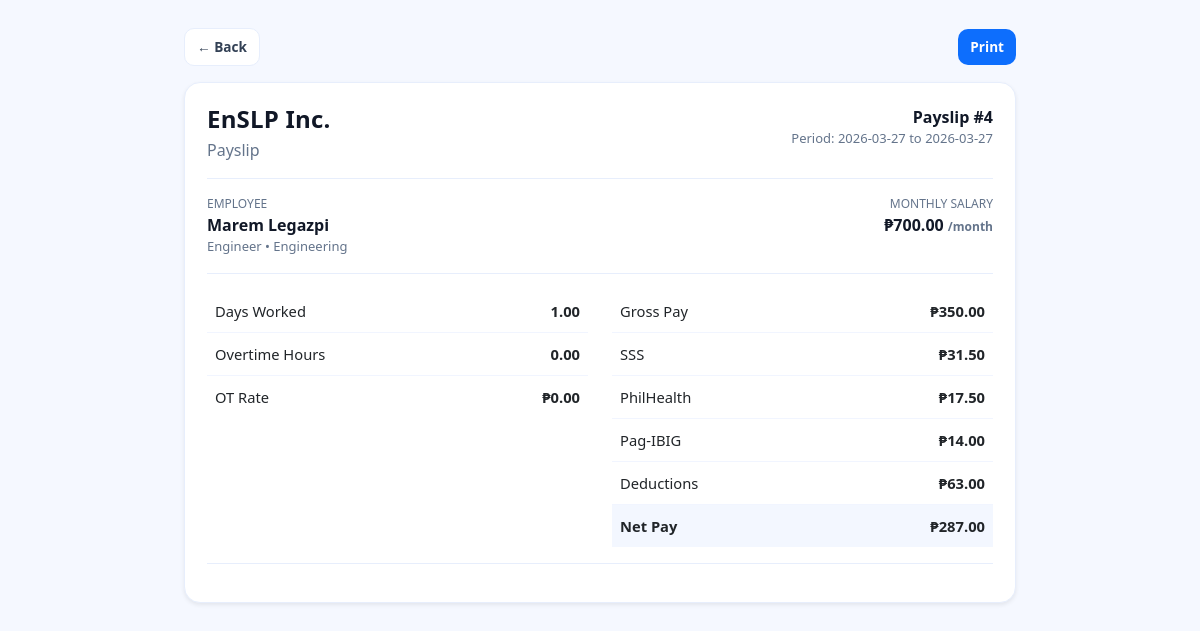
Page /payslip.php?id=4 on the committed database.
### tables this page shows
CREATE TABLE `payroll` (
  `id` int(11) NOT NULL,
  `employee_id` int(11) NOT NULL,
  `period_start` date NOT NULL,
  `period_end` date NOT NULL,
  `days_worked` decimal(5,2) NOT NULL DEFAULT 0.00,
  `overtime_hours` decimal(5,2) NOT NULL DEFAULT 0.00,
  `overtime_rate` decimal(10,2) NOT NULL DEFAULT 0.00,
  `deductions` decimal(10,2) NOT NULL DEFAULT 0.00,
  `gross_pay` decimal(10,2) NOT NULL DEFAULT 0.00,
  `net_pay` decimal(10,2) NOT NULL DEFAULT 0.00,
  `created_at` timestamp NOT NULL DEFAULT current_timestamp(),
  `pay_type` varchar(20) NOT NULL DEFAULT 'REGULAR',
  `basic_pay` decimal(10,2) NOT NULL DEFAULT 0.00,
  `overtime_pay` decimal(10,2) NOT NULL DEFAULT 0.00,
  `allowances` decimal(10,2) NOT NULL DEFAULT 0.00,
  `sss` decimal(10,2) NOT NULL DEFAULT 0.00,
  `philhealth` decimal(10,2) NOT NULL DEFAULT 0.00,
  `pagibig` decimal(10,2) NOT NULL DEFAULT 0.00,
  `other_deductions` decimal(10,2) NOT NULL DEFAULT 0.00
);

CREATE TABLE `employees` (
  `id` int(11) NOT NULL,
  `full_name` varchar(255) NOT NULL,
  `position` varchar(100) DEFAULT NULL,
  `department` varchar(100) DEFAULT NULL,
  `employment_status` varchar(50) DEFAULT NULL,
  `date_hired` date DEFAULT NULL,
  `salary_type` enum('Daily','Monthly') NOT NULL DEFAULT 'Daily',
  `salary_amount` decimal(10,2) NOT NULL DEFAULT 0.00,
  `contact_no` varchar(20) DEFAULT NULL,
  `daily_rate` decimal(10,2) DEFAULT NULL,
  `status` enum('Active','Inactive') DEFAULT 'Active',
  `monthly_salary` decimal(10,2) NOT NULL DEFAULT 0.00
);

### payslip.php (the view, shortened to what this page needs)
<?php
include 'config.php';
$id = (int)($_GET['id'] ?? 0);
function peso($n) { return number_format((float)$n, 2); }
function num($v) { return is_numeric($v) ? (float)$v : 0.0; }
$stmt = $conn->prepare("
  SELECT
    pr.*,
    e.full_name, e.department, e.position,
    e.salary_type, e.salary_amount,
    e.daily_rate, e.monthly_salary
  FROM payroll pr
  JOIN employees e ON e.id = pr.employee_id
  WHERE pr.id = ?
  LIMIT 1
");
$stmt->execute([$id]);
$row = $stmt->fetch();
$company = "EnSLP Inc.";
$salary_type = $row['salary_type'] ?? '';
$salary_amount = num($row['salary_amount'] ?? 0);
$rateLabel = ($salary_type === 'Monthly') ? 'MONTHLY SALARY' : 'DAILY RATE';
$rateSuffix = ($salary_type === 'Monthly') ? '/month' : '/day';
$sss        = num($row['sss'] ?? 0);
$philhealth = num($row['philhealth'] ?? 0);
$pagibig    = num($row['pagibig'] ?? 0);
$other_ded  = num($row['other_deductions'] ?? 0);
$final_deductions = $sss + $philhealth + $pagibig + $other_ded;
$gross = num($row['gross_pay'] ?? 0);
$net   = num($row['net_pay'] ?? 0);
?>
<!DOCTYPE html>
<html lang="en">
<head>
  <link href="https://cdn.jsdelivr.net/npm/bootstrap@5.3.0/dist/css/bootstrap.min.css" rel="stylesheet">
</head>
<body>
<div class="wrap">
  <div class="d-flex justify-content-between align-items-center mb-3 no-print">
    <a href="payroll.php" class="btn btn-outline-secondary btn-sm">← Back</a>
    <button class="btn btn-dark btn-sm" onclick="window.print()">Print</button>
  </div>
  <div class="cardx shadow-sm">
    <div class="d-flex justify-content-between align-items-start">
      <div>
        <h4 class="fw-bold mb-1"><?= htmlspecialchars($company) ?></h4>
        <div class="muted">Payslip</div>
      </div>
      <div class="text-end">
        <div class="fw-semibold">Payslip #<?= (int)$row['id'] ?></div>
        <div class="muted" style="font-size:13px;">
          Period: <?= htmlspecialchars($row['period_start']) ?> to <?= htmlspecialchars($row['period_end']) ?>
        </div>
      </div>
    </div>
    <div class="line"></div>
    <div class="row g-3">
      <div class="col-md-6">
        <div class="muted" style="font-size:12px;">EMPLOYEE</div>
        <div class="fw-semibold"><?= htmlspecialchars($row['full_name']) ?></div>
        <div class="muted" style="font-size:13px;">
          <?= htmlspecialchars($row['position'] ?? '') ?> • <?= htmlspecialchars($row['department'] ?? '') ?>
        </div>
      </div>
      <div class="col-md-6 text-md-end">
        <div class="muted" style="font-size:12px;"><?= htmlspecialchars($rateLabel) ?></div>
        <div class="fw-semibold">₱<?= peso($salary_amount) ?> <span class="muted" style="font-size:12px;"><?= htmlspecialchars($rateSuffix) ?></span></div>
      </div>
    </div>
    <div class="line"></div>
    <div class="row">
      <div class="col-md-6">
        <table class="table table-sm mb-0">
          <tr>
            <td class="muted">Days Worked</td>
            <td class="text-end fw-semibold"><?= htmlspecialchars($row['days_worked']) ?></td>
          </tr>
          <tr>
            <td class="muted">Overtime Hours</td>
            <td class="text-end fw-semibold"><?= htmlspecialchars($row['overtime_hours']) ?></td>
          </tr>
          <tr>
            <td class="muted">OT Rate</td>
            <td class="text-end fw-semibold">₱<?= peso($row['overtime_rate']) ?></td>
          </tr>
        </table>
      </div>
      <div class="col-md-6">
        <table class="table table-sm mb-0">
          <tr>
            <td class="muted">Gross Pay</td>
            <td class="text-end fw-semibold">₱<?= peso($gross) ?></td>
          </tr>
          <?php if (($sss + $philhealth + $pagibig) > 0): ?>
            <tr>
              <td class="muted">SSS</td>
              <td class="text-end fw-semibold">₱<?= peso($sss) ?></td>
            </tr>
            <tr>
              <td class="muted">PhilHealth</td>
              <td class="text-end fw-semibold">₱<?= peso($philhealth) ?></td>
            </tr>
            <tr>
              <td class="muted">Pag-IBIG</td>
              <td class="text-end fw-semibold">₱<?= peso($pagibig) ?></td>
            </tr>
          <?php endif; ?>
          <tr>
            <td class="muted">Deductions</td>
            <td class="text-end fw-semibold">₱<?= peso($final_deductions) ?></td>
          </tr>
          <tr class="net-row">
  <td class="fw-bold">Net Pay</td>
  <td class="text-end fw-bold">₱<?= peso($net) ?></td>
</tr>
        </table>
      </div>
    </div>
    <div class="line"></div>
  </div>
</div>
</body>
</html>

### payslip.php (style rules this page uses)
:root { --primary:#0d6efd; --bg:#f5f8ff; --card:#ffffff; --border:#e7eefc; --text:#111827; --muted:#64748b; }
body { background:var(--bg); font-family:'Segoe UI', Tahoma, Geneva, Verdana, sans-serif; color:var(--text); }
.wrap { max-width: 860px; margin: 28px auto; padding: 0 14px; }
.no-print .btn { border-radius: 10px !important; padding: 8px 12px !important; font-weight: 600; font-size: .85rem; }
.btn-outline-secondary { border:1px solid var(--border) !important; color:#334155 !important; background:#fff !important; }
.btn-dark { background: var(--primary) !important; border:none !important; }
.cardx { background:var(--card); border:1px solid var(--border); border-radius:16px; padding:22px 22px; }
.muted { color:var(--muted); }
.line { height:1px; background:var(--border); margin:16px 0; }
h4.fw-bold { font-weight: 800 !important; letter-spacing: .2px; }
.table.table-sm { margin-bottom:0; }
.table.table-sm td { padding: 10px 8px; border-color:#f1f5ff !important; font-size: .92rem; }
.table.table-sm tr:last-child td { border-bottom: none; }
.net-row td { background:#f3f7ff; border-top:1px solid var(--border); border-bottom:1px solid var(--border); font-size: 1rem; }

### rows in the picture
payroll: id "4", period_start "2026-03-27", period_end "2026-03-27", employee.full_name "Marem Legazpi", employee.position "Engineer", employee.department "Engineering", employee.salary_type "MONTHLY SALARY", employee.salary_amount "700.00", employee.salary_type "/month", days_worked "1.00", overtime_hours "0.00", overtime_rate "0.00", gross_pay "350.00", sss "31.50", philhealth "17.50", pagibig "14.00", peso($final_deductions) "63.00", net_pay "287.00"

### other values in the picture
$company "EnSLP Inc."
